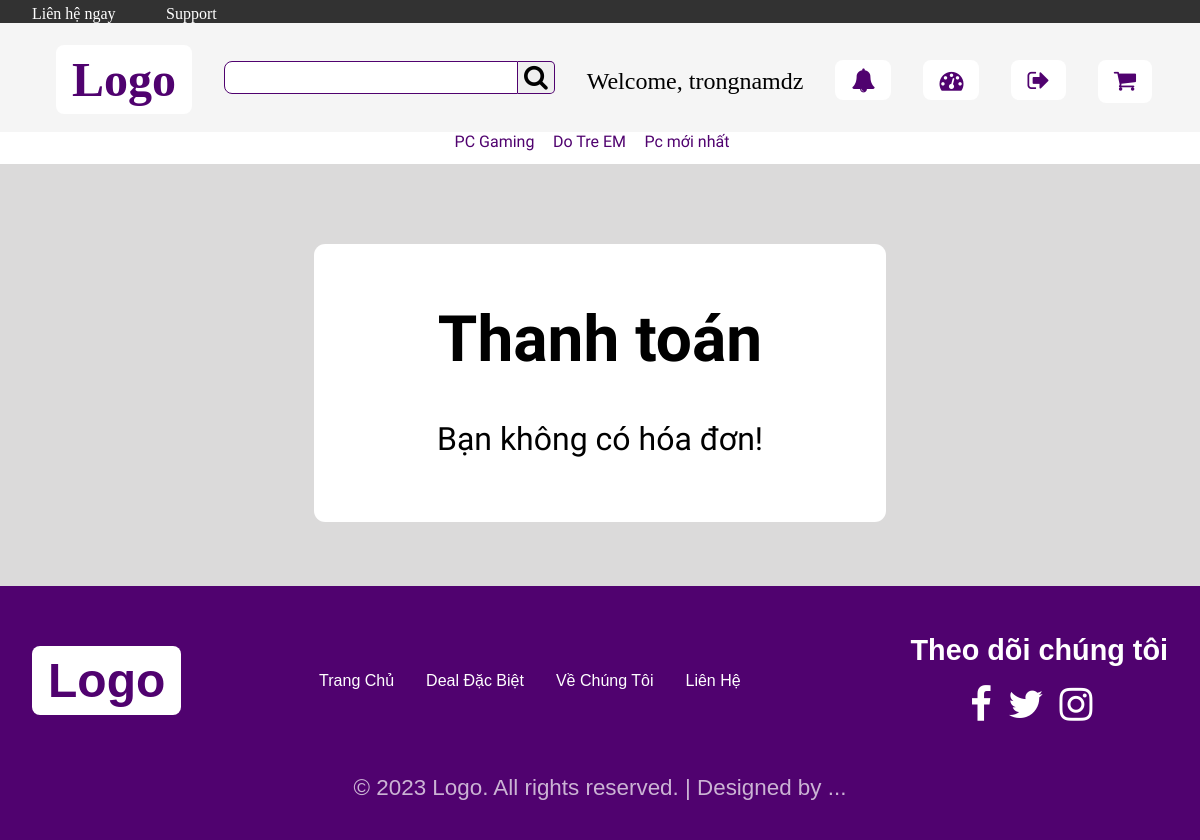
Page /processing/checkout/ (signed in) on the committed database.
### base/models.py (models this page shows, shortened)
class Category(models.Model):
    name = models.CharField(max_length=100, null=True, blank=True)
    slug = models.SlugField(null=True)

### payment_processing/views.py (the view, shortened to what this page needs)
# urls.py: path('checkout/', views.Checkout.as_view(), name='checkout'),
class Checkout(View):
    def get(self, request):
        if self.request.user.is_anonymous:
            return redirect('login')
        address_form = AddressForm()
        user_cart = self.request.user.cart.filter(status=0)
        subtotal = []
        total_quantity = []
        for i in user_cart:
            price = int(i.item.price) * int(i.quantity)
            subtotal.append(price)
            total_quantity.append(i.quantity)
        tax = sum(subtotal)*10/100
        return render(request, 'payment/checkout.html', {
            'carted': HomePage.carted_item(self),
            'address_form': address_form,
            'user_cart': user_cart,
            'tax': int(tax),
            'total': sum(subtotal) + int(tax),
            'quantity': sum(total_quantity),
            'category': HomePage.get_category(self),
        })

### payment_processing/forms.py (shortened to what this page needs)
class AddressForm(forms.Form):
    full_name = forms.CharField(required=True, label='Tên người nhận')
    address = forms.CharField(widget=forms.Textarea(), max_length=100, required=True, label='Địa chỉ')
    sdt = forms.IntegerField(label='Số điện thoại')
    method = forms.ChoiceField(choices=METHOD_CHOICES, label='Cổng thanh toán', required=True)

### base/views.py (called while the page is built)
    def carted_item(self):
        if self.request.user.is_authenticated:
            user = self.request.user
            amount_item = 0
            user_cart = Cart.objects.filter(user=user, status=0)
            for i in user_cart:
                amount_item += i.quantity
            return amount_item

    def get_category(self):
        category = Category.objects.all()
        return category

### payment_processing/templates/payment/checkout.html (shortened to what this page needs)
{% load static %}
{% load humanize %}
<!DOCTYPE html>
<html lang="en">
<head>
    <link rel="stylesheet" href="{% static 'css/styles.css' %}">
    <link rel="stylesheet" href="https://cdnjs.cloudflare.com/ajax/libs/font-awesome/4.7.0/css/font-awesome.min.css">
    <link rel="stylesheet" href="{% static 'payment/checkout.css' %}">
</head>
<body>
    {% include 'header.html' %}
    <div class="checkout-container group">
        <h1>Thanh toán</h1>
        {% if user_cart %}
            <div class="order-summary group">
                <p>Hóa đơn</p>
                <table>
                    <tr>
                        <th>Tên sản phẩm</th>
                        <th>SL</th>
                        <th>Giá</th>
                    </tr>
                    {% for i in user_cart %}
                        <tr>
                            <td>{{i.item.title}}</td>
                            <td class="quantity">{{i.quantity}}</td>
                            <td>{{i.item.price|intcomma}}VNĐ</td>
                        </tr>
                    {% endfor %}
                    <tr>
                        <th>Thuế(10%):</th>
                        <th></th>
                        <th>{{tax|intcomma}}VNĐ</th>
                    </tr>
                    <tr>
                        <th>Tổng cộng:</th>
                        <th></th>
                        <th>{{total|intcomma}}VNĐ</th>
                    </tr>
                </table>
            </div>
            <div class="checkout-section">
                <form method="post">
                    {% csrf_token %}
                    {{address_form.as_p}}
                    <button class="ordernow-button" type="submit">Đặt ngay</button>
                </form>
            </div>
        {% else %}
            <p class="no-bill">Bạn không có hóa đơn!</p>
        {% endif %}
    </div>
</body>
{% include 'footer.html' %}
</html>

### templates/header.html
<div class="contact-container">
    <p class="contact">Liên hệ ngay</p>
    <p class="contact">Support</p>
</div>
<header class="group">
    <nav class="group">
        <ul>
            <li><a href="{% url 'home' %}" class="logo">Logo</a></li>
            <li>
                <form action="{% url 'home' %}" method="get">
                    <input type="text" name="search" class="search-bar"><button type="submit" class="search-button"><i class="fa fa-search" aria-hidden="true"></i></button>
                </form>
            </li>
            {% if request.user.is_authenticated %}
                <li><p class="welcome">Welcome, {{request.user}}</p></li>
                <li><a href="" class="func-button fa fa-bell"></a></li>
                {% if request.user.info.admin %}
                    <li><a href="{% url 'admin' %}" class="func-button fa fa-dashboard"></a></li>
                {% endif %}
                <li><a href="{% url 'logout' %}" class="func-button fa fa-sign-out"></a></li>
            {% else %}
                <li><a href="{% url 'login' %}" class="func-button fa fa-user"></a></li>
            {% endif %}
            <li><a href="{% url 'cart' %}" class="func-button cart"><i class="fa fa-shopping-cart" aria-hidden="true">{% if carted > 0 %}<p class="cart-notification">{{carted}}</p>{% endif %}</i></a></li>
        </ul>
    </nav>
</header>
<div class="category-list">
    {% for i in category %}
        <a href="{% url 'category' i.slug %}" class="category {% if i.slug in request.path %}active{% endif %}">{{i.name}}</a>
    {% endfor %}
</div>

### static/css/styles.css (style rules this page uses)
body { margin: 0; padding: 0; font-size: 62.5%; }
nav li { list-style: none; float: left; display: block; margin-right: 2rem; }
header { width: 100%; height: 5rem; background-color: whitesmoke; color: black; padding-top: .3rem; padding-bottom: 1.5rem; text-align: center; font-size: 1.5rem; align-items: center; }
nav { display: inline-block; }
.logo { font-size: 3rem; text-decoration: none; padding: .5rem 1rem; background-color: white; font-weight: bold; color: rgb(80, 2, 111); border-radius: .5rem; }
.search-bar { width: 18rem; height: auto; font-size: 1.6rem; margin-top: .6rem; border-top-left-radius: .5rem; border-bottom-left-radius: .5rem; border: .1rem solid rgb(80, 2, 111); }
.search-button { width: auto; height: auto; font-size: 1.6rem; border-top-right-radius: 5px; border-bottom-right-radius: 5px; border: .1rem solid rgb(80, 2, 111); border-left: none; }
.welcome { margin-top: 1rem; }
.func-button { display: block; position: relative; margin-top: .5rem; text-decoration: none; padding: .5rem 1rem; background-color: white; color: rgb(80, 2, 111); border-radius: .5rem; font-weight: bold; }
.contact-container { background-color: rgb(50, 50, 50); }
.contact { font-size: 1rem; display: inline-block; margin: 0; text-align: left; margin-top: .3rem; margin-left: 2rem; margin-right: 1rem; position: relative; color: white; }
.category-list { height: 2rem; background-color: white; text-align: center; }
.category { font-family: Be Vietnam; font-size: 1rem; text-decoration: none; color: rgb(80, 2, 111); margin-right: 1rem; }
.group:before, .group:after { content: ""; display: table; }
.group:after { clear: both; }
.group { zoom: 1; }

### static/payment/checkout.css (style rules this page uses)
body { background-color: rgb(219, 218, 218); }
header { border: 0; }
.checkout-container { font-family: Be Vietnam; margin: auto; margin-top: 5rem; margin-bottom: 4rem; width: 45%; height: auto; padding-left: 1rem; padding-right: 1rem; padding-top: 1rem; padding-bottom: 2rem; font-size: 2rem; background-color: white; border-radius: .7rem; }
h1 { text-align: center; }
.no-bill { display: block; margin: 0; text-align: center; margin-bottom: 2rem; }

### rows in the picture
Category: name "PC Gaming"
Category: name "Do Tre EM"
Category: name "Pc mới nhất"

### other values in the picture
{{ request.user }} "trongnamdz"
